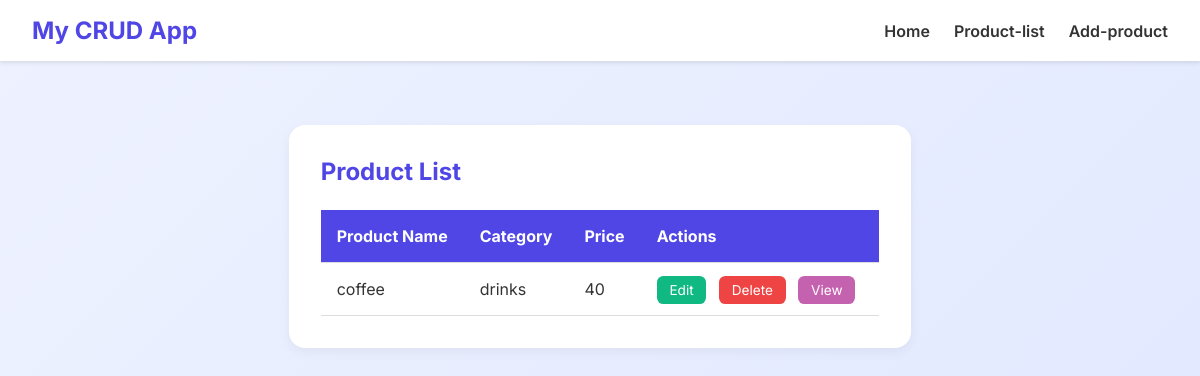
The page /product-List/ on the database as committed earlier.
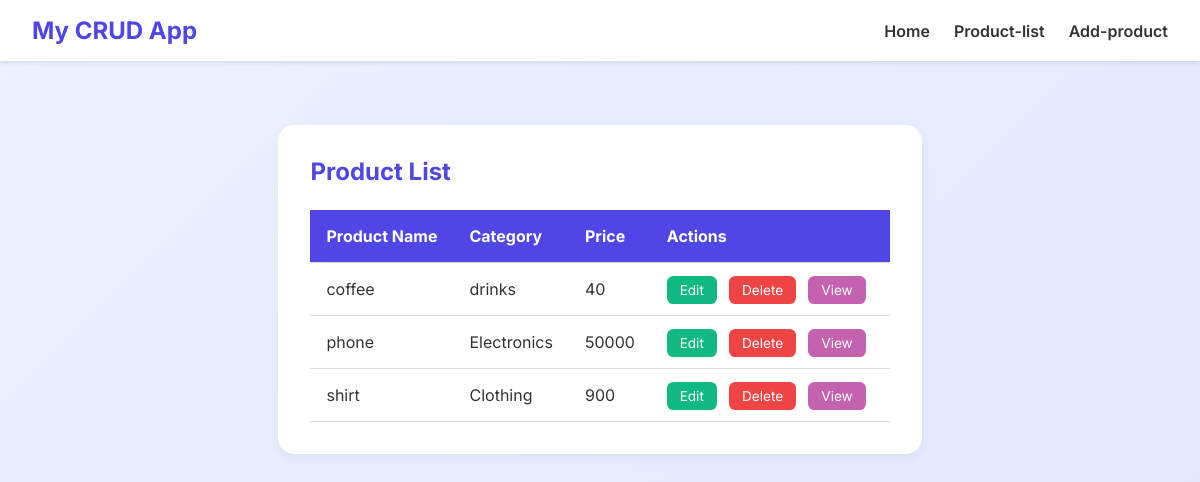
The same page on the database as committed later.
### product/models.py (models this page shows)
class productModel(models.Model):
    productName =models.CharField(max_length=100)
    category = models.CharField(max_length=100)
    price = models.IntegerField()

### crud1/views.py (the view)
# urls.py: path('product-List/', productList, name='productList'),
def productList(request):
    productData = productModel.objects.all()
    return render(request, 'productList.html', {'product': productData})

### templates/productList.html (shortened to what this page needs)
{% extends "master.html" %}
{% block body %}
  <section class="product-table-container">
    <h2 style="margin-bottom: 1.5rem; color: var(--primary-color);">Product List</h2>
    <table class="product-table">
      <thead>
        <tr>
          <th>Product Name</th>
          <th>Category</th>
          <th>Price</th>
          <th>Actions</th>
        </tr>
      </thead>
      <tbody>
        {% for product in product %}
         <tr>
            <td>{{ product.productName }}</td>
            <td>{{ product.category }}</td>
            <td>{{ product.price }}</td>
            <td>
              <a href="{% url "editProduct" product.id %}" class="btn-action btn-edit">Edit</a>
              <a href="{% url "deleteProduct" product.id %}" class="btn-action btn-delete">Delete</a>
              <a href="#" class="btn-action btn-view">View</a>
            </td>
          </tr>
        {% endfor %}
      </tbody>
    </table>
  </section>
{% endblock body %}

### templates/master.html (shortened to what this page needs)
<!DOCTYPE html>
<html lang="en">
<head>
</head>
<body>
  {% include "navbar.html" %}
  {% block body %}
  {% endblock body %}
</body>
</html>

### templates/navbar.html (shortened to what this page needs)
<nav>
    <div class="nav-brand">My CRUD App</div>
    <div class="nav-links">
      <a href="{% url "home" %}">Home</a>
      <a href="{% url "productList" %}">Product-list</a>
      <a href="{% url "addProduct" %}">Add-product</a>
    </div>
  </nav>

### templates/master.html (style rules this page uses)
:root { --primary-color: #4f46e5; --accent-color: #6366f1; --text-color: #333; --bg-gradient-start: #eef2ff; --bg-gradient-end: #e0e7ff; }
* { box-sizing: border-box; margin: 0; padding: 0; }
body { font-family: 'Inter', sans-serif; color: var(--text-color); background: linear-gradient(135deg, var(--bg-gradient-start), var(--bg-gradient-end)); min-height: 100vh; display: flex; flex-direction: column; }

### templates/navbar.html (style rules this page uses)
nav { background: white; box-shadow: 0 2px 4px rgba(0,0,0,0.1); padding: 1rem 2rem; display: flex; align-items: center; justify-content: space-between; position: sticky; top: 0; z-index: 100; }
.nav-brand { font-size: 1.5rem; font-weight: 700; color: var(--primary-color); }
.nav-links { display: flex; gap: 1.5rem; }
.nav-links a { text-decoration: none; color: var(--text-color); font-weight: 600; transition: color 0.2s; }

### templates/productList.html (style rules this page uses)
.product-table-container { max-width: 1000px; margin: 4rem auto; background: white; padding: 2rem; border-radius: 1rem; box-shadow: 0 4px 12px rgba(0,0,0,0.05); }
.product-table { width: 100%; border-collapse: collapse; }
.product-table thead { background-color: var(--primary-color); color: white; }
.product-table th, .product-table td { padding: 1rem; text-align: left; border-bottom: 1px solid #ddd; }
.product-table td .btn-action { padding: 0.4rem 0.8rem; margin-right: 0.5rem; font-size: 0.85rem; border: none; border-radius: 0.4rem; cursor: pointer; color: white; text-decoration: none; }
.btn-edit { background-color: #10b981; }
.btn-delete { background-color: #ef4444; }
.btn-view { background-color: #C562AF; }

Rows that differ between the two databases and show on the page:
added productModel: productName "phone", category "Electronics", price "50000"
added productModel: productName "shirt", category "Clothing", price "900"
